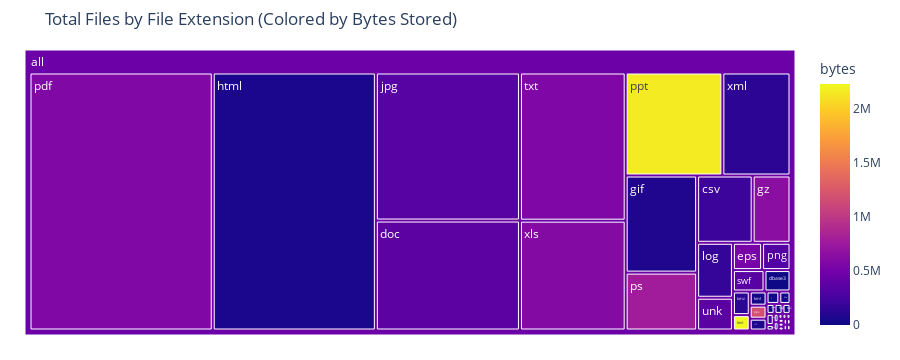

Source (notebook cell):
### Code cell
import plotly.express as px

fig = px.treemap(df,
                 title="Total Files by File Extension (Colored by Bytes Stored)",
                 path=[px.Constant("all"), 'extension'], 
                 color='bytes',
                 height=650
                )
fig.update_traces(root_color="lightgrey")
fig.update_layout(margin = dict(t=50, l=25, r=25, b=25))
fig.show()

### Figure 1 — Plotly figure (JSON) as saved in the notebook; plotly's stock layout.template omitted (floating-point values rounded to 4 significant figures)
{"data": [{"branchvalues": "total", "customdata": [[207600.0], [4780.0], [370600.0], [17960.0], [49950], [529000.0], [12580.0], [48960], [25600], [83600.0], [5250], [643700.0], [2819.0], [60570.0], [22770.0], [343100.0], [32330.0], [129400.0], [174900.0], [578800.0], [320400.0], [1190000.0], [2162000.0], [1898242], [783200.0], [53], [80480.0], [107941], [13440.0], [351000.0], [1823], [36290.0], [2233000.0], [219715], [2818], [567200.0], [367100.0], [22527], [601800.0], [8493], [135800.0], [77430], [460200.0]], "domain": {"x": [0, 1], "y": [0, 1]}, "hovertemplate": "labels=%{label}<br>count=%{value}<br>parent=%{parent}<br>id=%{id}<br>bytes=%{color}<extra></extra>", "ids": ["all/csv", "all/dbase3", "all/doc", "all/docx", "all/dwf", "all/eps", "all/f", "all/fits", "all/fm", "all/gif", "all/gls", "all/gz", "all/hlp", "all/html", "all/java", "all/jpg", "all/kml", "all/kmz", "all/log", "all/pdf", "all/png", "all/pps", "all/ppt", "all/pptx", "all/ps", "all/pub", "all/rtf", "all/sgml", "all/sql", "all/swf", "all/sys", "all/tex", "all/text", "all/tmp", "all/troff", "all/txt", "all/unk", "all/wp", "all/xls", "all/xlsx", "all/xml", "all/zip", "all"], "labels": ["csv", "dbase3", "doc", "docx", "dwf", "eps", "f", "fits", "fm", "gif", "gls", "gz", "hlp", "html", "java", "jpg", "kml", "kmz", "log", "pdf", "png", "pps", "ppt", "pptx", "ps", "pub", "rtf", "sgml", "sql", "swf", "sys", "tex", "text", "tmp", "troff", "txt", "unk", "wp", "xls", "xlsx", "xml", "zip", "all"], "marker": {"coloraxis": "coloraxis", "colors": [207600.0, 4780.0, 370600.0, 17960.0, 49950, 529000.0, 12580.0, 48960, 25600, 83600.0, 5250, 643700.0, 2819.0, 60570.0, 22770.0, 343100.0, 32330.0, 129400.0, 174900.0, 578800.0, 320400.0, 1190000.0, 2162000.0, 1898242, 783200.0, 53, 80480.0, 107941, 13440.0, 351000.0, 1823, 36290.0, 2233000.0, 219715, 2818, 567200.0, 367100.0, 22527, 601800.0, 8493, 135800.0, 77430, 460200.0]}, "name": "", "parents": ["all", "all", "all", "all", "all", "all", "all", "all", "all", "all", "all", "all", "all", "all", "all", "all", "all", "all", "all", "all", "all", "all", "all", "all", "all", "all", "all", "all", "all", "all", "all", "all", "all", "all", "all", "all", "all", "all", "all", "all", "all", "all", ""], "root": {"color": "lightgrey"}, "type": "treemap", "values": [188, 28, 797, 2, 1, 40, 8, 1, 1, 349, 2, 128, 7, 2117, 4, 1073, 12, 20, 99, 2378, 39, 11, 501, 1, 208, 1, 10, 1, 4, 34, 1, 4, 13, 4, 1, 788, 59, 2, 584, 1, 353, 1, 9876]}], "layout": {"autosize": true, "coloraxis": {"colorbar": {"title": {"text": "bytes"}}, "colorscale": [[0, "#0d0887"], [0.1111, "#46039f"], [0.2222, "#7201a8"], [0.3333, "#9c179e"], [0.4444, "#bd3786"], [0.5556, "#d8576b"], [0.6667, "#ed7953"], [0.7778, "#fb9f3a"], [0.8889, "#fdca26"], [1, "#f0f921"]]}, "height": 360, "legend": {"tracegroupgap": 0}, "margin": {"b": 25, "l": 25, "r": 25, "t": 50}, "title": {"text": "Total Files by File Extension (Colored by Bytes Stored)"}}}
